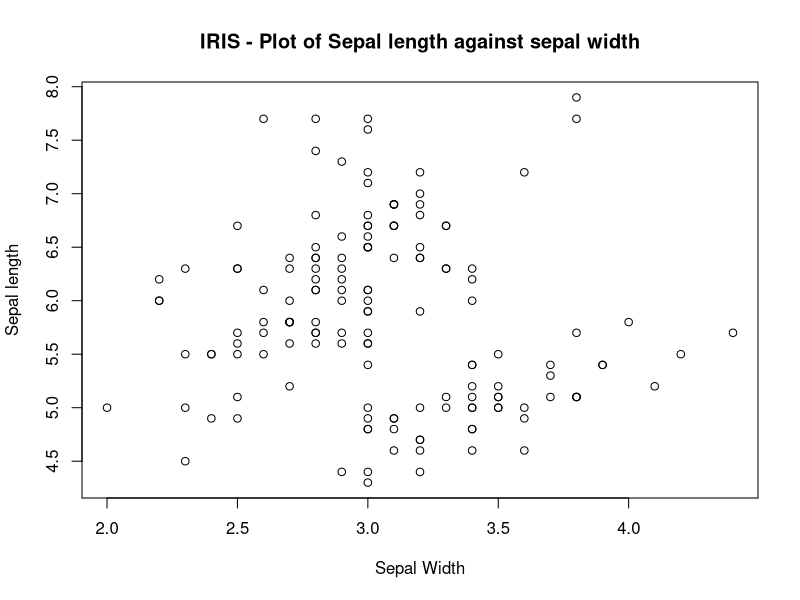

This figure's R source:
##Reading the iris dataset
data("iris")
##counting number of rows
iris.rows <<- nrow(iris)
##counting number of columns
iris.cols <<- ncol(iris)
##storing the names of attributes in iris.attrs
iris.attrs <<- attributes(iris)$names
##storing the values for sepal width in iris.sw.vec
iris.sw.vec <<- iris$Sepal.Width
##extracting sepal width within range 3 and 4
iris.sw.vec.subset <<- subset(iris.sw.vec, iris.sw.vec >= 3 & iris.sw.vec <= 4)
##calculating mean for sepal width
iris.sw.mean <<- sum(iris.sw.vec)/length(iris.sw.vec)
##calculating standard deviation for sepal width
iris.sw.stdDev <<- sqrt(sum((iris.sw.vec-iris.sw.mean)^2/(length(iris.sw.vec)-1)))
##normalizing the values
iris.sw.mm.vec <<- (iris.sw.vec-min(iris.sw.vec))/(max(iris.sw.vec)-min(iris.sw.vec))
##z-score transformation
img.sw.zn.vec <<- (iris.sw.vec-iris.sw.mean)/iris.sw.stdDev
##Plot of Sepal length against sepal width
plot(iris$Sepal.Width,iris$Sepal.Length, main = "IRIS - Plot of Sepal length against sepal width",xlab = "Sepal Width", ylab = "Sepal length")


